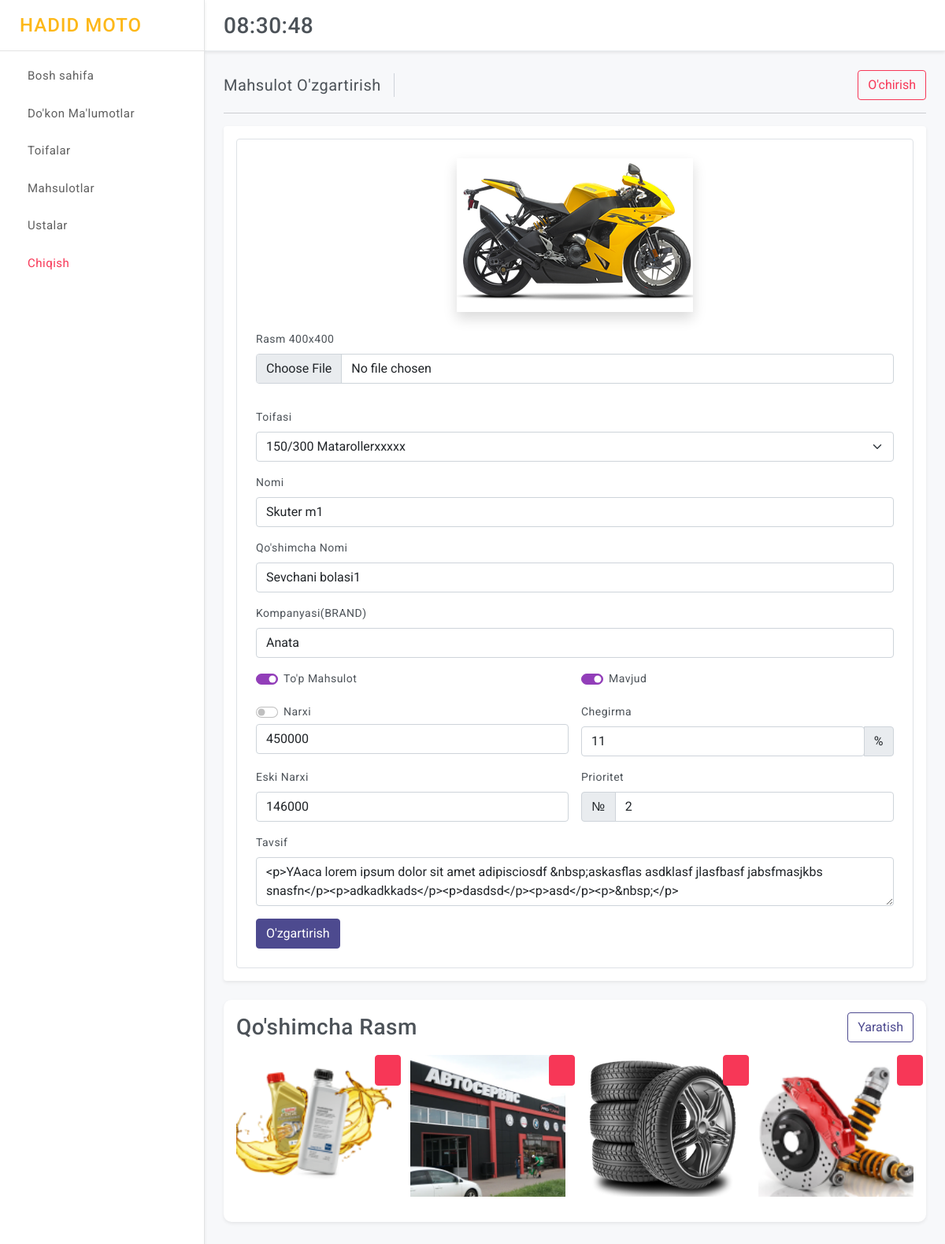
The page /sklad/product/1/ (signed in) on the database as committed earlier.
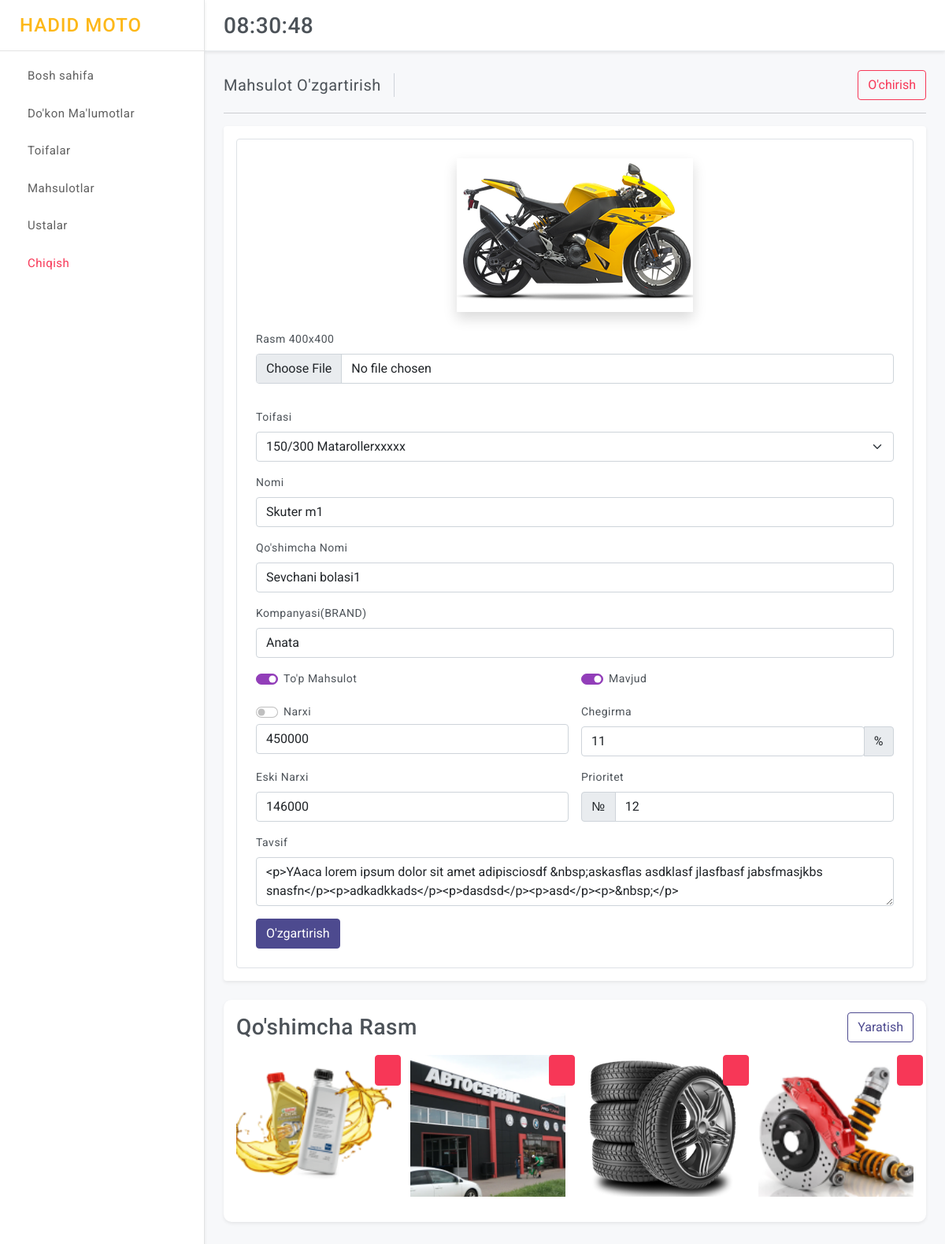
The same page on the database as committed later.
### control/models.py (models this page shows, shortened)
class Product(models.Model):
    category = models.ForeignKey(Category, on_delete=models.SET_NULL, null=True, blank=True)
    title = models.CharField(max_length=225)
    subtitle = models.CharField(max_length=225, null=True, blank=True)
    slug = models.CharField(max_length=250, default="")
    company = models.CharField(max_length=225, null=True, blank=True)
    description = models.TextField()
    price = models.IntegerField(null=True, blank=True)
    available_price = models.BooleanField(default=True) # False bosa o'chgan
    discount = models.IntegerField(default=0, null=True, blank=True)
    old_price = models.IntegerField(null=True, blank=True)
    priority = models.IntegerField(default=0, null=True, blank=True)
    image_max = ResizedImageField(size=[400, 400], quality=100, upload_to="product/")
    image_min = ResizedImageField(size=[300, 300], quality=100, upload_to="product/")
    available = models.BooleanField(default=True) # False bosa o'chgan
    is_active = models.BooleanField(default=True) # False bosa bloklangan
    popular = models.BooleanField(default=False) # False bosa popular emas True bo'lsa popular
    date_created = models.DateTimeField(auto_now_add=True)
    class Meta:
        ordering = ('-priority',)

### control/views.py (the view)
# urls.py: path("product/<int:id>/", views.control_product_detail, name="control_product_detail"),
@login_required(login_url='login')
def control_product_detail(request, id):
    categories = Category.objects.filter(available=True, is_active=True)
    product_img = ProductImage.objects.all()
    product =  get_object_or_404(Product, id=id)
    context = {
        "base": base_context(request=request),
        "categories": categories,
        "product_img": product_img,
        "product": product,
    }
    return render(request, 'control/products/detail.html', context)

### control/views.py (called while the page is built)
def base_context(request):
    try:
        code = request.build_absolute_uri().split('?')[1]
    except:
        code = None
    context = {
        "code": code
    }
    return context

### templates/control/products/detail.html (shortened to what the changed rows need)
{% extends 'control/base.html' %}
{% load static %}
      {% block content %}
        <div class="card">
            <div class="card-body">
              <div class="p-4 border rounded">
                <form class="row g-3 needs-validation" action="{% url 'control_product_edit' %}" method="POST" enctype="multipart/form-data" novalidate>
                    <div class="col-md-12">
                        <div class="mb-4 d-flex flex-column gap-3 align-items-center justify-content-between">
                          <div class=" shadow text-center">
                            <img src="{{ product.image_min.url }}" alt="..." style="object-fit: cover;" class="rounded" width="300">
                          </div>
                          </div>
                      </div>
                      <div class="col-md-12">
                        <label for="validationCustom01" class="form-label">Nomi</label>
                        <input type="text" name="title" class="form-control" value="{{ product.title }}" id="validationCustom01" required>
                      </div>
                      <div class="col-md-12">
                        <label for="validationCustom01" class="form-label">Qo'shimcha Nomi</label>
                        <input type="text" name="subtitle" class="form-control" value="{{ product.subtitle }}" id="validationCustom01" required>
                      </div>
                      <div class="col-md-12">
                        <label for="validationCustom01" class="form-label">Kompanyasi(BRAND)</label>
                        <input type="text" name="company" value="{{ product.company }}" class="form-control" id="validationCustom01">
                      </div>
                      <div class="col-md-6">
                        <div class="form-check-danger form-check form-switch">
                          <input class="form-check-input" name="popular" type="checkbox" id="flexSwitchCheckCheckedDanger" {% if product.popular %} checked="" {% endif %}>
                          <label class="form-check-label" for="flexSwitchCheckCheckedDanger">To'p Mahsulot</label>
                        </div>
                      </div>
                      <div class="col-md-6">
                        <div class="form-check-danger form-check form-switch">
                          <input class="form-check-input" name="is_active" type="checkbox" id="flexSwitchCheckCheckedDanger" {% if product.is_active %} checked="" {% endif %}>
                          <label class="form-check-label" for="flexSwitchCheckCheckedDanger">Mavjud</label>
                        </div>
                      </div>
                      <div class="col-md-6">
                        <div class="form-check-danger form-check form-switch">
                          <input class="form-check-input" name="available_price" type="checkbox" id="flexSwitchCheckCheckedDanger" {% if product.available_price %} checked="" {% endif %}>
                          <label class="form-check-label" for="flexSwitchCheckCheckedDanger">Narxi</label>
                        </div>
                        <div class="input-group has-validation">
                          <input type="number" name="price" value="{{ product.price }}" oninput="this.value = this.value.replace(/[^0-9.]/g, '').replace(/(\..*)\./g, '$1');" class="form-control" id="validationCustomUsername" aria-describedby="inputGroupPrepend" required>
                        </div>
                      </div>
                      <div class="col-md-6">
                        <div class="input-group has-validation">
                          <input type="number" name="discount" value="{{ product.discount }}" oninput="this.value = this.value.replace(/[^0-9.]/g, '').replace(/(\..*)\./g, '$1');" class="form-control" id="validationCustomUsername" aria-describedby="inputGroupPrepend">
                          <span class="input-group-text" id="inputGroupPrepend">%</span>
                        </div>
                      </div>
                      <div class="col-md-6">
                        <div class="input-group has-validation">
                          <input type="number" name="old_price" value="{{ product.old_price }}" oninput="this.value = this.value.replace(/[^0-9.]/g, '').replace(/(\..*)\./g, '$1');" class="form-control" id="validationCustomUsername" aria-describedby="inputGroupPrepend">
                        </div>
                      </div>
                      <div class="col-md-6">
                        <div class="input-group has-validation"> <span class="input-group-text" id="inputGroupPrepend">№</span>
                          <input type="number" name="priority" value="{{ product.priority }}" oninput="this.value = this.value.replace(/[^0-9.]/g, '').replace(/(\..*)\./g, '$1');" class="form-control" id="validationCustomUsername" aria-describedby="inputGroupPrepend" required>
                        </div>
                      </div>
                      <div class="col-md-12">
                        <label for="validationCustomUsername" class="form-label">Tavsif</label>
                          <textarea id="editor2" class="form-control" name="description">{{ product.description }}</textarea>
                      </div>
                </form>
              </div>
            </div>
          </div>
      {% endblock content %}

Rows that differ between the two databases and show on the page:
changed Product "Skuter m1": priority "2" → "12"
